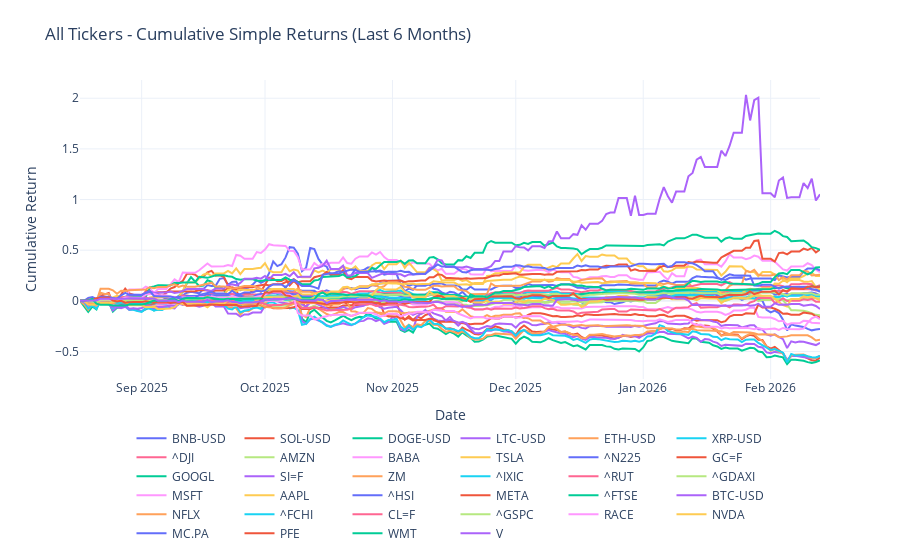

Source (notebook cell):
### Code cell
# plot last 6 months of cumprod_simple_6m returns 
fig = go.Figure()
for column in cumprod_simple_6m.columns:
    fig.add_trace(
        go.Scatter(
            x=cumprod_simple_6m.index,
            y=cumprod_simple_6m[column],
            mode="lines",
            name=column,
        )
    )

fig.update_layout(
    title="All Tickers - Cumulative Simple Returns (Last 6 Months)",
    xaxis_title="Date",
    yaxis_title="Cumulative Return",
    legend=dict(orientation="h", yanchor="top", y=-0.15, xanchor="center", x=0.5),
    template="plotly_white",
    margin=dict(t=80, b=120),
)
fig.show()

### Figure 1 — Plotly figure (JSON) as saved in the notebook; plotly's stock layout.template omitted (floating-point values rounded to 4 significant figures; data arrays with more than 128 entries replaced by an {"elided": "..."} marker saying what was removed)
{"data": [{"mode": "lines", "name": "BNB-USD", "type": "scatter", "x": {"elided": "181 str values"}, "y": {"elided": "181 float values"}}, {"mode": "lines", "name": "SOL-USD", "type": "scatter", "x": {"elided": "181 str values"}, "y": {"elided": "181 float values"}}, {"mode": "lines", "name": "DOGE-USD", "type": "scatter", "x": {"elided": "181 str values"}, "y": {"elided": "181 float values"}}, {"mode": "lines", "name": "LTC-USD", "type": "scatter", "x": {"elided": "181 str values"}, "y": {"elided": "181 float values"}}, {"mode": "lines", "name": "ETH-USD", "type": "scatter", "x": {"elided": "181 str values"}, "y": {"elided": "181 float values"}}, {"mode": "lines", "name": "XRP-USD", "type": "scatter", "x": {"elided": "181 str values"}, "y": {"elided": "181 float values"}}, {"mode": "lines", "name": "^DJI", "type": "scatter", "x": {"elided": "181 str values"}, "y": {"elided": "181 float values"}}, {"mode": "lines", "name": "AMZN", "type": "scatter", "x": {"elided": "181 str values"}, "y": {"elided": "181 float values"}}, {"mode": "lines", "name": "BABA", "type": "scatter", "x": {"elided": "181 str values"}, "y": {"elided": "181 float values"}}, {"mode": "lines", "name": "TSLA", "type": "scatter", "x": {"elided": "181 str values"}, "y": {"elided": "181 float values"}}, {"mode": "lines", "name": "^N225", "type": "scatter", "x": {"elided": "181 str values"}, "y": {"elided": "181 float values"}}, {"mode": "lines", "name": "GC=F", "type": "scatter", "x": {"elided": "181 str values"}, "y": {"elided": "181 float values"}}, {"mode": "lines", "name": "GOOGL", "type": "scatter", "x": {"elided": "181 str values"}, "y": {"elided": "181 float values"}}, {"mode": "lines", "name": "SI=F", "type": "scatter", "x": {"elided": "181 str values"}, "y": {"elided": "181 float values"}}, {"mode": "lines", "name": "ZM", "type": "scatter", "x": {"elided": "181 str values"}, "y": {"elided": "181 float values"}}, {"mode": "lines", "name": "^IXIC", "type": "scatter", "x": {"elided": "181 str values"}, "y": {"elided": "181 float values"}}, {"mode": "lines", "name": "^RUT", "type": "scatter", "x": {"elided": "181 str values"}, "y": {"elided": "181 float values"}}, {"mode": "lines", "name": "^GDAXI", "type": "scatter", "x": {"elided": "181 str values"}, "y": {"elided": "181 float values"}}, {"mode": "lines", "name": "MSFT", "type": "scatter", "x": {"elided": "181 str values"}, "y": {"elided": "181 float values"}}, {"mode": "lines", "name": "AAPL", "type": "scatter", "x": {"elided": "181 str values"}, "y": {"elided": "181 float values"}}, {"mode": "lines", "name": "^HSI", "type": "scatter", "x": {"elided": "181 str values"}, "y": {"elided": "181 float values"}}, {"mode": "lines", "name": "META", "type": "scatter", "x": {"elided": "181 str values"}, "y": {"elided": "181 float values"}}, {"mode": "lines", "name": "^FTSE", "type": "scatter", "x": {"elided": "181 str values"}, "y": {"elided": "181 float values"}}, {"mode": "lines", "name": "BTC-USD", "type": "scatter", "x": {"elided": "181 str values"}, "y": {"elided": "181 float values"}}, {"mode": "lines", "name": "NFLX", "type": "scatter", "x": {"elided": "181 str values"}, "y": {"elided": "181 float values"}}, {"mode": "lines", "name": "^FCHI", "type": "scatter", "x": {"elided": "181 str values"}, "y": {"elided": "181 float values"}}, {"mode": "lines", "name": "CL=F", "type": "scatter", "x": {"elided": "181 str values"}, "y": {"elided": "181 float values"}}, {"mode": "lines", "name": "^GSPC", "type": "scatter", "x": {"elided": "181 str values"}, "y": {"elided": "181 float values"}}, {"mode": "lines", "name": "RACE", "type": "scatter", "x": {"elided": "181 str values"}, "y": {"elided": "181 float values"}}, {"mode": "lines", "name": "NVDA", "type": "scatter", "x": {"elided": "181 str values"}, "y": {"elided": "181 float values"}}, {"mode": "lines", "name": "MC.PA", "type": "scatter", "x": {"elided": "181 str values"}, "y": {"elided": "181 float values"}}, {"mode": "lines", "name": "PFE", "type": "scatter", "x": {"elided": "181 str values"}, "y": {"elided": "181 float values"}}, {"mode": "lines", "name": "WMT", "type": "scatter", "x": {"elided": "181 str values"}, "y": {"elided": "181 float values"}}, {"mode": "lines", "name": "V", "type": "scatter", "x": {"elided": "181 str values"}, "y": {"elided": "181 float values"}}], "layout": {"legend": {"orientation": "h", "x": 0.5, "xanchor": "center", "y": -0.15, "yanchor": "top"}, "margin": {"b": 120, "t": 80}, "title": {"text": "All Tickers - Cumulative Simple Returns (Last 6 Months)"}, "xaxis": {"title": {"text": "Date"}}, "yaxis": {"title": {"text": "Cumulative Return"}}}}
